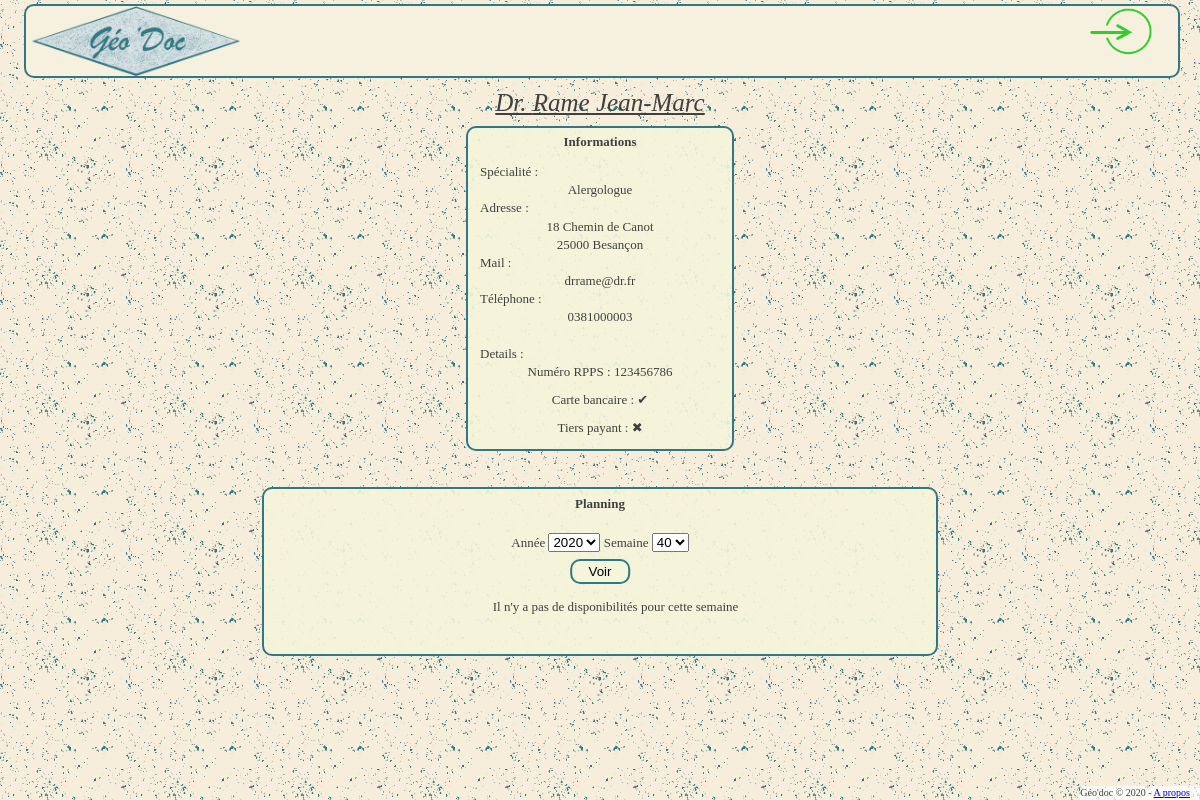
/php/page_medecin.php?medID=4, run on the app's committed database.
### tables this page shows
CREATE TABLE IF NOT EXISTS `medecin` (
  `medID` int(11) UNSIGNED NOT NULL AUTO_INCREMENT,
  `medNom` char(50) NOT NULL,
  `medPrenom` char(50) NOT NULL,
  `medMail` char(50) NOT NULL,
  `medTel` int(10) UNSIGNED NOT NULL,
  `medLogin` char(50) NOT NULL,
  `medMDP` char(50) NOT NULL,
  `medNumRPPS` int(11) UNSIGNED NOT NULL,
  `medSpecialiteID` int(11) UNSIGNED NOT NULL,
  `medAccepteCB` tinyint(1) NOT NULL,
  `medAccepteTiersPayant` tinyint(1) NOT NULL,
  `medDureeConsultation` char(50) NOT NULL,
  `medLocID` int(10) NOT NULL,
  PRIMARY KEY (`medID`)
);

CREATE TABLE IF NOT EXISTS `specialite` (
  `speID` int(11) UNSIGNED NOT NULL AUTO_INCREMENT,
  `speNom` char(50) NOT NULL,
  PRIMARY KEY (`speID`)
);

CREATE TABLE IF NOT EXISTS `localite` (
  `localiteID` int(11) UNSIGNED NOT NULL AUTO_INCREMENT,
  `locNumero` int(4) UNSIGNED NOT NULL,
  `locRue` char(100) NOT NULL,
  `locCP` int(5) UNSIGNED NOT NULL,
  `locVille` char(50) NOT NULL,
  `locPays` char(50) NOT NULL,
  `locComplement` char(50) DEFAULT NULL,
  PRIMARY KEY (`localiteID`)
);

### php/page_medecin.php (the view, shortened to what this page needs)
<?php
require_once '../php/general_lib.php';
require_once '../php/geodoc_lib.php';
$bd = bd_connect();
$debut_semaine = date('Y-m-d H:i:s', (strtotime(date('Y-m-d')) - (((intval(date('w')) - 1) % 7) * S_DAY)));
$fin_semaine = date('Y-m-d H:i:s', (strtotime($debut_semaine) + (7 * S_DAY - 1)));
$sql = "SELECT medNom, medPrenom, medMail, medTel, medNumRPPS, medAccepteCB, medAccepteTiersPayant, medDureeConsultation, speNom, locNumero, locRue, locCP, locVille, locComplement
		FROM medecin INNER JOIN specialite ON medSpecialiteID = speID
		INNER JOIN localite ON medLocID = localiteID
		WHERE medID = ".$_POST['medID'].";";
$res_med = mysqli_query($bd, $sql) or bd_error($bd, $sql);
$info_med = mysqli_fetch_assoc($res_med);
$nom = out_protect($info_med['medNom']);
$prenom = out_protect($info_med['medPrenom']);
$mail = out_protect($info_med['medMail']);
$spe = out_protect($info_med['speNom']);
$adresse = out_protect($info_med['locNumero']).' '.out_protect($info_med['locRue']).' '.out_protect($info_med['locComplement']);
$ville = out_protect($info_med['locCP']).' '.out_protect($info_med['locVille']);
echo
"<h3>Dr. $nom $prenom</h3>",
'<div id="page_med_info">',
"<h4>Informations</h4>",
'<p>Spécialité :<br><div class="page_med_result">', $spe, '</div>',
'Adresse :<br><div class="page_med_result">', $adresse.'<br>'.$ville, '</div>',
'Mail :<br><div class="page_med_result">', $mail, '</div>Téléphone :<br><div class="page_med_result">0', $info_med['medTel'],'</div><br>Details : ',
'<div id="page_med_pro">',
'Numéro RPPS : ', $info_med['medNumRPPS'],'</p>',
	'<p>Carte bancaire : ';
if ($info_med['medAccepteCB']) {echo '✔';} else {echo '✖';}
echo '<p>Tiers payant : ';
if ($info_med['medAccepteTiersPayant']) {echo '✔';} else {echo '✖';}
echo
	'</p>',
'</div></div>',
	'<div class="planning"><table>',
		'<caption>Planning</caption>';
display_planning($bd, $debut_semaine, $fin_semaine);
echo
	'</table></div>';
function display_planning($bd, $debut_semaine, $fin_semaine) {
	$an = intval(date('Y', strtotime($debut_semaine)));
	$week = intval(date('W', strtotime($debut_semaine)));
	echo '<form method="post">',
				'<td><input type="hidden" name="medID" value="', $_POST['medID'], '">',
				'<label for="anPlanning"> Année </label>',
				'<select name="anPlanning" autofocus required>',
					'<option value="'.$an.'">'.$an.'</option>';
	echo
				'</select>',
				'<label for="weekPlanning"> Semaine </label>',
				'<select name="weekPlanning" required>';
	for ($i = 1; $i <= 53; ++$i) {
		if ($i == $week) {
			echo '<option value="'.$i.'" selected>'.$i.'</option>';
		} else {
			echo '<option value="'.$i.'">'.$i.'</option>';
		}
	}
	echo
				'</select><br>',
				'<input class="btnVoirPlanning" type="submit" name="chgWeek" value="Voir">',
			'</td></form>';
	$empty = true;;
	if ($empty) {
		echo "<tr><td><p class='planning_noDispo'>Il n'y a pas de disponibilités pour cette semaine</p></td></tr>";
	}
}
?>

### css/geodoc.css (style rules this page uses)
html, body, div, span, applet, iframe, h1, h2, h3, h4, h5, h6, p, pre, a, img, strong, dl, dt, dd, ol, ul, li, fieldset, form, label, legend, table, caption, tbody, tfoot, thead, tr, th, td { margin: 0; padding: 0; border: 0; outline: 0; font-size: 100%; font-weight: normal; vertical-align: baseline; background: transparent; }
body { line-height: 1; min-height: 100%; font: 13px/1.4 cursive; }
body { font: 13px/1.4 cursive; color: #404040; background: #9ac5e7 url(../images/fond.png) repeat; margin-bottom: 2.5%; }
h3 { text-align: center; font-size: 25px; font-style: italic; text-decoration: underline; padding-bottom: 0.5%; }
label { line-height: 20px; }
input { border: 1px solid grey; border-radius: 5px; }
input[type=submit] { position: relative; margin: 1% auto 2% auto; display: block; transform: translateX(-50%); border: 2px solid #307883; background-color: rgba(245, 245, 220, 0.9); border-radius: 10px; padding: 0.5% 0%; }
h4 { text-align: center; font-weight: bold; padding-bottom: 5%; padding-top: 2%; }
.planning caption, #planning_creneaux caption, #planning_urgences caption { font-weight: bold; padding-top: 1%; padding-bottom: 3%; }
.planning, #planning_creneaux { border: 2px solid #307883; background-color: rgba(245, 245, 220, 0.9); padding: 0% 3% 3% 3%; border-radius: 10px; margin: 2% auto; width: 80%; }
.planning > table, #planning_creneaux > table { position: relative; width: 100%; }
.btnVoirPlanning { width: 10%; text-align: center; left: 5%; margin-top: 2%; margin-bottom: 3%; }
.planning tr:first-child td:first-child { text-align: center; }
.planning_noDispo { position: relative; left: 32%; }
#page_med_info { position: relative; margin: auto auto; border: 2px solid #307883; padding: 0% 1% 1% 1%; border-radius: 10px; background-color: rgba(245, 245, 220, 0.9); width: 20%; margin-bottom: 3%; }
.page_med_result, #page_med_pro { text-align: center; }
#page_med_pro * { margin-top: 4%; }
#page_medecin .planning { width: 50%; }

### data on the page
medecin: medNom "Rame", medPrenom "Jean-Marc", specialite.speNom "Alergologue", localite.locNumero+locRue+locComplement "18 Chemin de Canot", localite.locCP+locVille "25000 Besançon", medMail "drrame@dr.fr", medTel "381000003", medNumRPPS "123456786"

### other printed values
form field anPlanning "2020"
form field weekPlanning "40"
